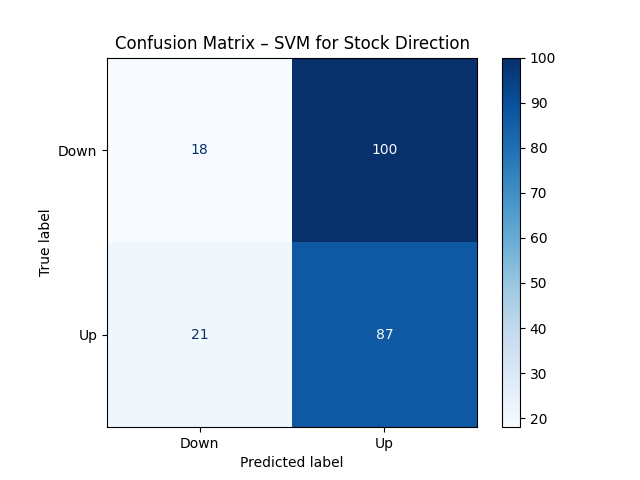

Here is the Python script that generated this plot:
from sklearn.metrics import confusion_matrix, ConfusionMatrixDisplay
import matplotlib.pyplot as plt
import numpy as np
import yfinance as yf
import pandas as pd
from sklearn.svm import SVC
from sklearn.preprocessing import StandardScaler
from sklearn.model_selection import train_test_split

# Load stock data
data = yf.download("AAPL", start="2020-01-01", end="2023-01-01")
data['Return'] = data['Close'].pct_change()
data['Lag1'] = data['Return'].shift(1)
data['Lag2'] = data['Return'].shift(2)
data['Volatility'] = data['Return'].rolling(5).std()
data['Direction'] = (data['Return'].shift(-1) > 0).astype(int)
data.dropna(inplace=True)

# Features and target
X = data[['Lag1', 'Lag2', 'Volatility']]
y = data['Direction']

# Standardize and split
scaler = StandardScaler()
X_scaled = scaler.fit_transform(X)
X_train, X_test, y_train, y_test = train_test_split(X_scaled, y, shuffle=False, test_size=0.3)

# Train SVM
model = SVC(kernel='rbf', C=1.0, gamma='scale')
model.fit(X_train, y_train)
y_pred = model.predict(X_test)

# Confusion Matrix
cm = confusion_matrix(y_test, y_pred)
disp = ConfusionMatrixDisplay(confusion_matrix=cm, display_labels=["Down", "Up"])
disp.plot(cmap='Blues')
plt.title("Confusion Matrix – SVM for Stock Direction")
plt.show()


# Suppose your output is:
#
# Predicted   ↓    Down   Up
# Actual ↓  Down   80     20
#            Up     30     70
# 80 stocks that actually went down were correctly predicted.
#
# 70 stocks that went up were correctly predicted.
#
# 30 missed opportunities (predicted down, went up).
#
# 20 false positives (predicted up, but fell).
